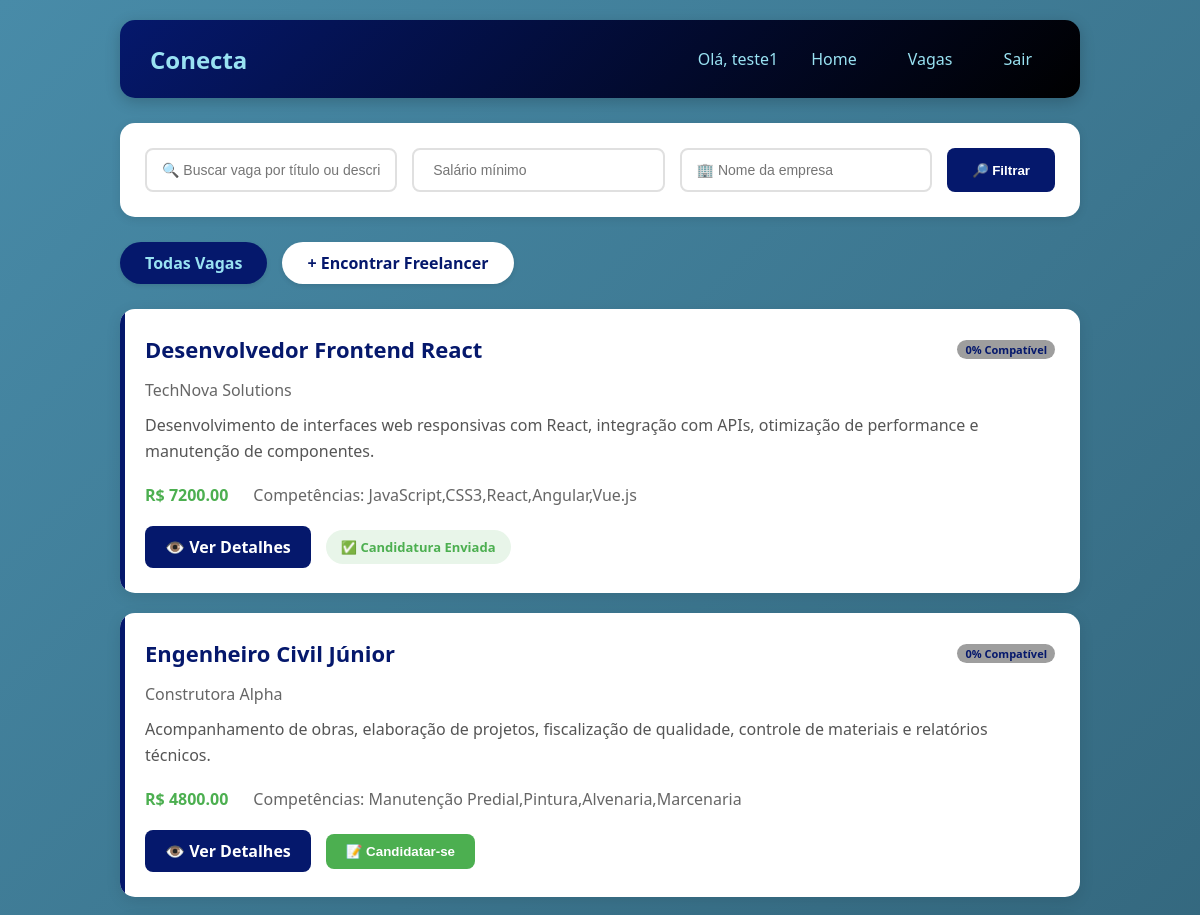
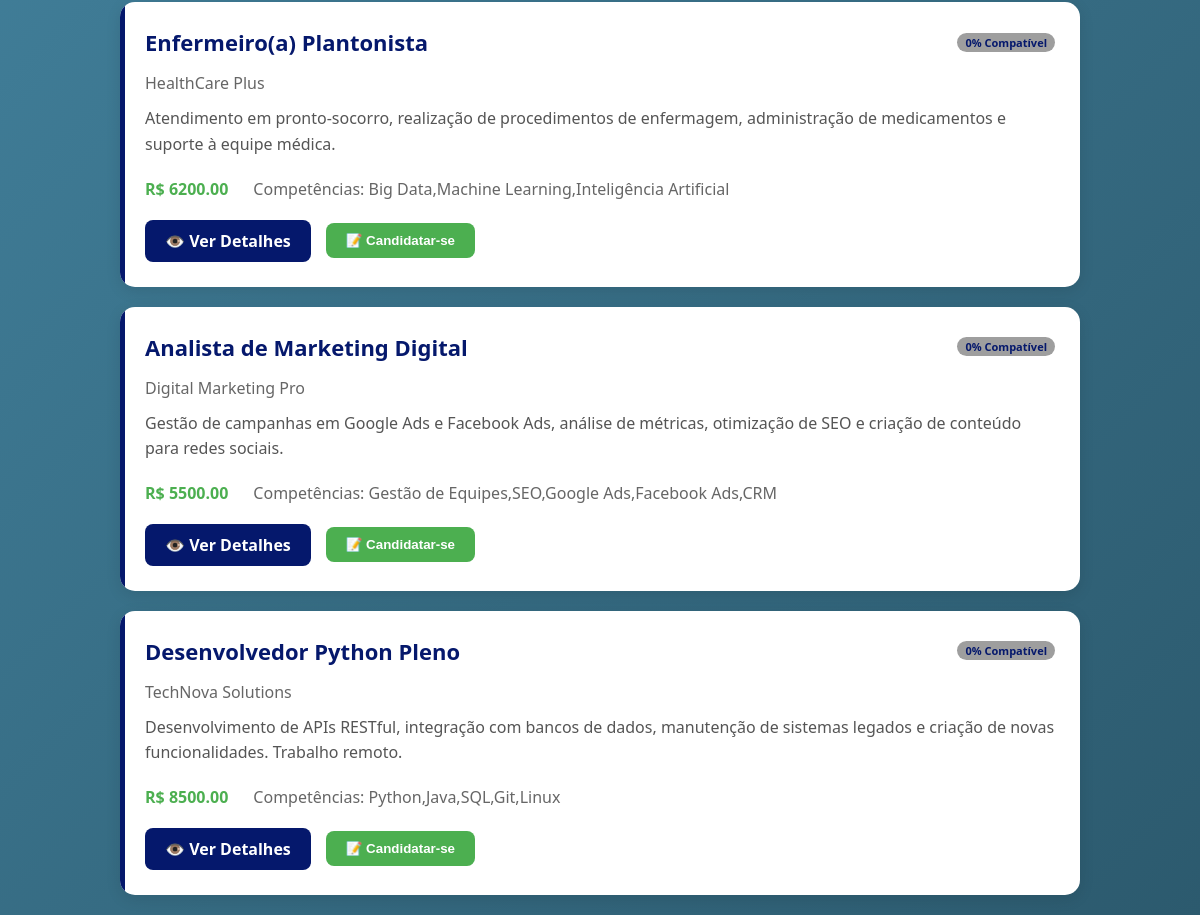
/vagas (signed in), run on an earlier commit of the app's database (2 pictures, top to bottom).
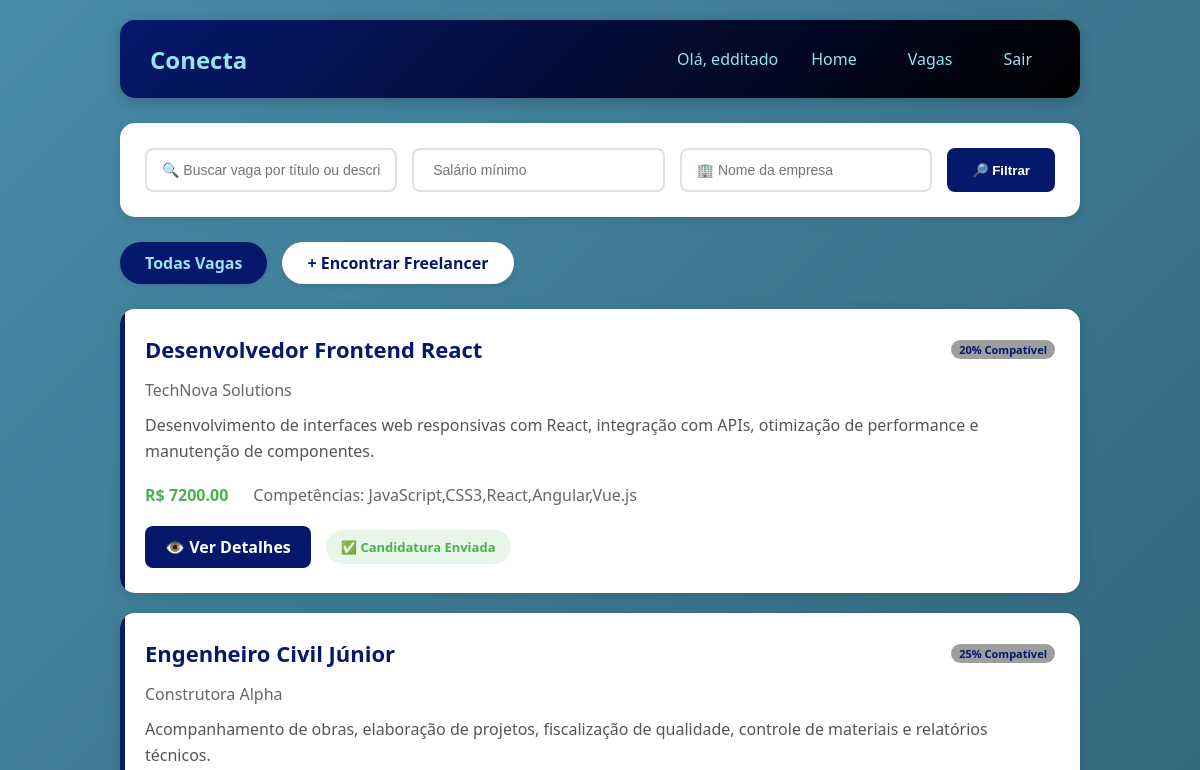
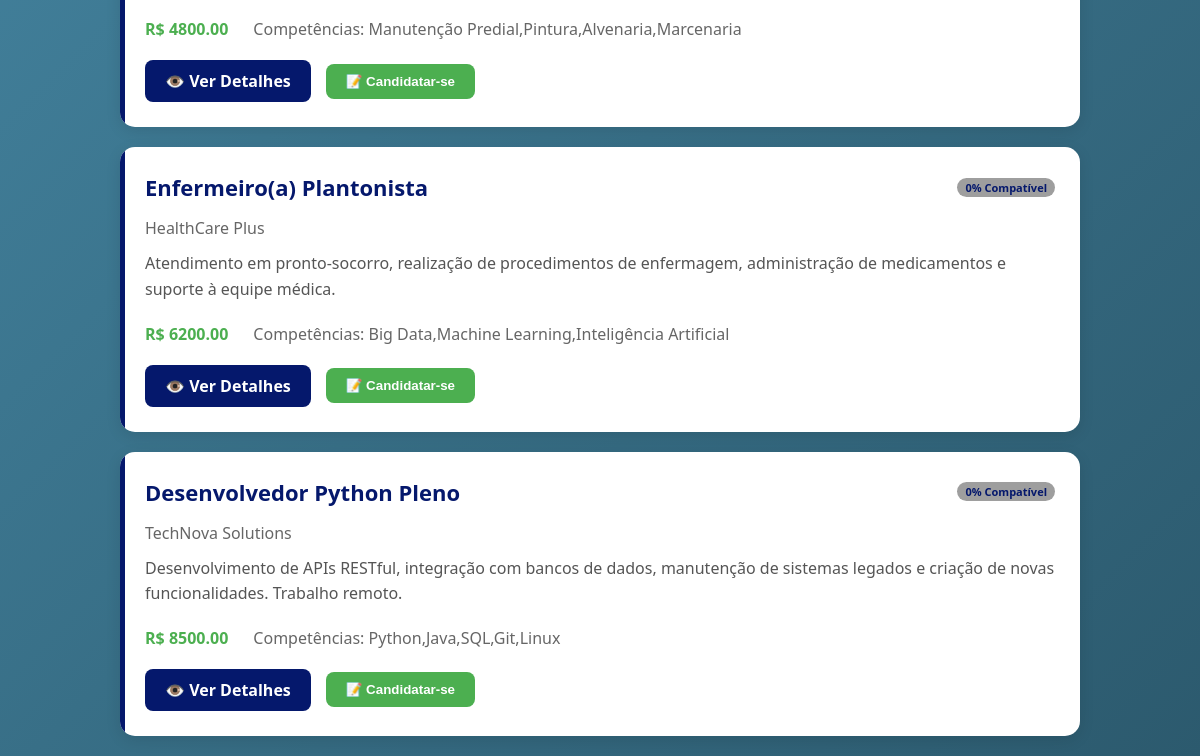
And on a later commit of the database (2 pictures, top to bottom).
### tables this page shows
CREATE TABLE vagas (
        id_vaga INTEGER PRIMARY KEY AUTOINCREMENT,
        titulo TEXT,
        descricao TEXT,
        salario REAL,
        cidade TEXT,
        regime TEXT,
        status TEXT DEFAULT 'ativa',
        data_publicacao TIMESTAMP DEFAULT CURRENT_TIMESTAMP,
        id_empresa INTEGER ,
        FOREIGN KEY (id_empresa) REFERENCES empresas (id_empresa)
    );

### routes/route_vagas.py (the view)
@bp_vagas.route('/vagas')
def listar_vagas():
    if 'usuario_id' not in session :
        return redirect('/')
    busca = request.args.get('busca', '')
    salario_min = request.args.get('salario_min', '')
    empresa = request.args.get('empresa', '')
    salario_min_float = float(salario_min) if salario_min else None
    vagas = Vaga.listar_todas(
        busca=busca if busca else None,
        salario_min=salario_min_float,
        empresa=empresa if empresa else None
    )
    id_funcionario = session['usuario_id']
    vagas_formatadas = []
    for vaga in vagas:
        vaga_dict = dict(vaga)
        vaga_dict['match_percent'] = Match.calcular(id_funcionario, vaga_dict['id_vaga'])
        vaga_dict['candidatou'] = CandidaturaCRUD.verificar_candidatura(id_funcionario, vaga_dict['id_vaga'])
        vagas_formatadas.append(vaga_dict)
    return render_template('vaga/vagas_listar.html', vagas=vagas_formatadas)

### CRUDs/candidatura.py (called while the page is built)
    @staticmethod
    def verificar_candidatura(id_funcionario, id_vaga):
        conn = get_connection()
        try:
            cursor = conn.cursor()
            cursor.execute('''
                SELECT 1 FROM candidaturas
                WHERE id_funcionario = ? AND id_vaga = ?
            ''', (id_funcionario, id_vaga))
            return cursor.fetchone() is not None
        finally:
            conn.close()

### database/connect.py (called while the page is built)
def get_connection():
    conn = sqlite3.connect(Config.DB_PATH)
    conn.execute("PRAGMA foreign_keys = ON;")
    conn.row_factory = sqlite3.Row
    return conn

### models/model_vagas.py (called while the page is built)
    @staticmethod
    def listar_todas(busca=None, salario_min=None, empresa=None, filtros=None):
        if filtros is None:
            filtros = {
                'busca': busca,
                'salario_min': salario_min,
                'empresa': empresa
        }
        return VagaCRUD.listar_todas(filtros)

    @staticmethod
    def calcular(id_funcionario, id_vaga):
        if id_funcionario <= 0 or id_vaga <= 0:
            return 0
        return MatchCRUD.calcular(id_funcionario, id_vaga)

### templates/vaga/vagas_listar.html (shortened to what this page needs)
<!DOCTYPE html>
<html lang="pt-br">
<head>
    <link rel="stylesheet" href="../static/css/vaga/vagas_list.css">
</head>
<body>
{% extends "menu.html" %}
{% block content %}
        <div class="filtros">
            <form method="GET" action="{{ url_for('vagas.listar_vagas') }}">
                <input type="text" name="busca" placeholder="🔍 Buscar vaga por título ou descrição..." value="{{ busca or '' }}">
                <input type="number" name="salario_min" placeholder=" Salário mínimo" value="{{ salario_min or '' }}" step="1000">
                <input type="text" name="empresa" placeholder="🏢 Nome da empresa" value="{{ empresa or '' }}">
                <button type="submit" class="btn-filtrar">🔎 Filtrar</button>
            </form>
        </div>
        <div class="nav-links">
            <a href="{{ url_for('vagas.listar_vagas') }}" class="btn-link {% if request.endpoint == 'vagas.listar_vagas' %}active{% endif %}"> Todas Vagas</a>
            <a href="{{ url_for('freelancer.buscar_freelancer') }}" class="btn-link">+ Encontrar Freelancer</a>
        </div>
        <div class="vagas-container">
            {% if vagas %}
                {% for vaga in vagas %}
                    <div class="vaga-card">
                        <div class="vaga-header">
                            <h2>{{ vaga.titulo }}</h2>
                            {%if session.get('tipo') == 'funcionario' %}
                            {% set match = vaga.get('match_percent', 0) %}
                            <div class="match-badge
                                {% if match >= 70 %}high
                                {% elif match >= 40 %}medium
                                {% else %}low{% endif %}">
                                {{ match }}% Compatível
                            </div>
                            {% endif %}
                        </div>
                        <div class="empresa">{{ vaga.empresa_nome }}</div>
                        <p class="descricao">
                            {{ vaga.descricao[:250] }}{% if vaga.descricao|length > 250 %}...{% endif %}
                        </p>
                        <div class="info">
                            <div class="salario">
                                {% if vaga.salario %}
                                    R$ {{ "%.2f"|format(vaga.salario) }}
                                {% else %}
                                    Salário a combinar
                                {% endif %}
                            </div>
                            <div class="competencias">
                                Competências: {{ vaga.competencias or 'Não especificadas' }}
                            </div>
                        </div>
                        <div class="acoes">
                            <a href="{{ url_for('candidatar_se.detalhe_vaga', id_vaga=vaga.id_vaga) }}" class="btn-ver">👁️ Ver Detalhes</a>
                            {% if vaga.get('candidatou') %}
                                <span class="badge-candidatado">✅ Candidatura Enviada</span>
                            {% else %}
                            {% if session.get('tipo') == 'funcionario' %}
                                <form action="{{ url_for('candidatar_se.candidatar_vaga', id_vaga=vaga.id_vaga) }}" method="POST" style="display: inline;">
                                    <button type="submit" class="btn-candidatar">📝 Candidatar-se</button>
                                </form>
                            {% endif %}
                            {% endif %}
                        </div>
                    </div>
                {% endfor %}
            {% endif %}
        </div>
    </div>
{% endblock %}

What changed in the data, as far as the page shows it:
removed vagas: titulo "Analista de Marketing Digital", match "0", empresa_nome "Digital Marketing Pro", descricao "Gestão de campanhas em Google Ads e Facebook Ads, análise de métricas, otimização de SEO e criação de conteúdo para redes sociais.", salario "5500.00", competencias "Gestão de Equipes,SEO,Google Ads,Facebook Ads,CRM"
computed for vagas "Desenvolvedor Frontend React": match "0" → "20"
computed for vagas "Engenheiro Civil Júnior": match "0" → "25"
Also different on the page:
{{ session.usuario_nome }}: "teste1" → "edditado"
